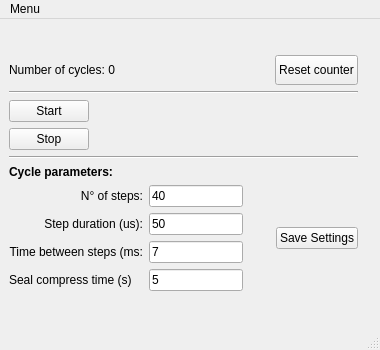
<?xml version="1.0" encoding="UTF-8"?>
<ui version="4.0">
 <class>MainWindow</class>
 <widget class="QMainWindow" name="MainWindow">
  <property name="geometry">
   <rect>
    <x>0</x>
    <y>0</y>
    <width>380</width>
    <height>350</height>
   </rect>
  </property>
  <property name="minimumSize">
   <size>
    <width>380</width>
    <height>350</height>
   </size>
  </property>
  <property name="windowTitle">
   <string>Seal Compressor v1.0.0</string>
  </property>
  <widget class="QWidget" name="centralwidget">
   <layout class="QHBoxLayout" name="horizontalLayout_5">
    <item>
     <layout class="QVBoxLayout" name="verticalLayout_2">
      <property name="sizeConstraint">
       <enum>QLayout::SetMinimumSize</enum>
      </property>
      <item>
       <spacer name="verticalSpacer">
        <property name="orientation">
         <enum>Qt::Vertical</enum>
        </property>
        <property name="sizeHint" stdset="0">
         <size>
          <width>20</width>
          <height>40</height>
         </size>
        </property>
       </spacer>
      </item>
      <item>
       <layout class="QHBoxLayout" name="horizontalLayout">
        <property name="sizeConstraint">
         <enum>QLayout::SetMinimumSize</enum>
        </property>
        <item>
         <widget class="QLabel" name="label">
          <property name="sizePolicy">
           <sizepolicy hsizetype="Expanding" vsizetype="Fixed">
            <horstretch>0</horstretch>
            <verstretch>0</verstretch>
           </sizepolicy>
          </property>
          <property name="minimumSize">
           <size>
            <width>0</width>
            <height>30</height>
           </size>
          </property>
          <property name="text">
           <string>Number of cycles: 0</string>
          </property>
         </widget>
        </item>
        <item>
         <widget class="QPushButton" name="buttonReset">
          <property name="sizePolicy">
           <sizepolicy hsizetype="Fixed" vsizetype="Fixed">
            <horstretch>0</horstretch>
            <verstretch>0</verstretch>
           </sizepolicy>
          </property>
          <property name="minimumSize">
           <size>
            <width>50</width>
            <height>30</height>
           </size>
          </property>
          <property name="text">
           <string>Reset counter</string>
          </property>
         </widget>
        </item>
       </layout>
      </item>
      <item>
       <widget class="Line" name="line">
        <property name="orientation">
         <enum>Qt::Horizontal</enum>
        </property>
       </widget>
      </item>
      <item>
       <layout class="QHBoxLayout" name="horizontalLayout_2">
        <item>
         <layout class="QVBoxLayout" name="verticalLayout">
          <item>
           <widget class="QPushButton" name="buttonStart">
            <property name="sizePolicy">
             <sizepolicy hsizetype="Fixed" vsizetype="Fixed">
              <horstretch>0</horstretch>
              <verstretch>0</verstretch>
             </sizepolicy>
            </property>
            <property name="text">
             <string>Start</string>
            </property>
           </widget>
          </item>
          <item>
           <widget class="QPushButton" name="buttonStop">
            <property name="sizePolicy">
             <sizepolicy hsizetype="Fixed" vsizetype="Fixed">
              <horstretch>0</horstretch>
              <verstretch>0</verstretch>
             </sizepolicy>
            </property>
            <property name="text">
             <string>Stop</string>
            </property>
           </widget>
          </item>
         </layout>
        </item>
        <item>
         <spacer name="horizontalSpacer">
          <property name="orientation">
           <enum>Qt::Horizontal</enum>
          </property>
          <property name="sizeHint" stdset="0">
           <size>
            <width>40</width>
            <height>20</height>
           </size>
          </property>
         </spacer>
        </item>
       </layout>
      </item>
      <item>
       <widget class="Line" name="line_2">
        <property name="orientation">
         <enum>Qt::Horizontal</enum>
        </property>
       </widget>
      </item>
      <item>
       <widget class="QLabel" name="label_2">
        <property name="text">
         <string>&lt;html&gt;&lt;head/&gt;&lt;body&gt;&lt;p&gt;&lt;span style=&quot; font-weight:600;&quot;&gt;Cycle parameters:&lt;/span&gt;&lt;/p&gt;&lt;/body&gt;&lt;/html&gt;</string>
        </property>
       </widget>
      </item>
      <item>
       <layout class="QHBoxLayout" name="horizontalLayout_3">
        <item>
         <layout class="QVBoxLayout" name="verticalLayout_4">
          <item>
           <widget class="QLabel" name="label_3">
            <property name="layoutDirection">
             <enum>Qt::LeftToRight</enum>
            </property>
            <property name="text">
             <string>N° of steps:</string>
            </property>
            <property name="alignment">
             <set>Qt::AlignRight|Qt::AlignTrailing|Qt::AlignVCenter</set>
            </property>
           </widget>
          </item>
          <item>
           <widget class="QLabel" name="label_4">
            <property name="text">
             <string>Step duration (us):</string>
            </property>
            <property name="alignment">
             <set>Qt::AlignRight|Qt::AlignTrailing|Qt::AlignVCenter</set>
            </property>
           </widget>
          </item>
          <item>
           <widget class="QLabel" name="label_5">
            <property name="text">
             <string>Time between steps (ms:</string>
            </property>
            <property name="alignment">
             <set>Qt::AlignRight|Qt::AlignTrailing|Qt::AlignVCenter</set>
            </property>
           </widget>
          </item>
          <item>
           <widget class="QLabel" name="label_6">
            <property name="text">
             <string>Seal compress time (s)</string>
            </property>
           </widget>
          </item>
         </layout>
        </item>
        <item>
         <layout class="QVBoxLayout" name="verticalLayout_3">
          <item>
           <widget class="QLineEdit" name="lineEditSteps">
            <property name="text">
             <string>40</string>
            </property>
           </widget>
          </item>
          <item>
           <widget class="QLineEdit" name="lineEditStepWidth">
            <property name="text">
             <string>50</string>
            </property>
           </widget>
          </item>
          <item>
           <widget class="QLineEdit" name="lineEditPeriod">
            <property name="text">
             <string>7</string>
            </property>
           </widget>
          </item>
          <item>
           <widget class="QLineEdit" name="lineEditCompressTime">
            <property name="text">
             <string>5</string>
            </property>
           </widget>
          </item>
         </layout>
        </item>
        <item>
         <spacer name="horizontalSpacer_2">
          <property name="orientation">
           <enum>Qt::Horizontal</enum>
          </property>
          <property name="sizeHint" stdset="0">
           <size>
            <width>40</width>
            <height>20</height>
           </size>
          </property>
         </spacer>
        </item>
        <item>
         <widget class="QPushButton" name="buttonSave">
          <property name="text">
           <string>Save Settings</string>
          </property>
         </widget>
        </item>
       </layout>
      </item>
      <item>
       <spacer name="verticalSpacer_2">
        <property name="orientation">
         <enum>Qt::Vertical</enum>
        </property>
        <property name="sizeHint" stdset="0">
         <size>
          <width>20</width>
          <height>40</height>
         </size>
        </property>
       </spacer>
      </item>
     </layout>
    </item>
    <item>
     <spacer name="horizontalSpacer_3">
      <property name="orientation">
       <enum>Qt::Horizontal</enum>
      </property>
      <property name="sizeType">
       <enum>QSizePolicy::Expanding</enum>
      </property>
      <property name="sizeHint" stdset="0">
       <size>
        <width>40</width>
        <height>20</height>
       </size>
      </property>
     </spacer>
    </item>
   </layout>
  </widget>
  <widget class="QMenuBar" name="menubar">
   <property name="geometry">
    <rect>
     <x>0</x>
     <y>0</y>
     <width>380</width>
     <height>27</height>
    </rect>
   </property>
   <widget class="QMenu" name="menuMenu">
    <property name="title">
     <string>Menu</string>
    </property>
    <addaction name="actionQuit"/>
    <addaction name="actionAbout"/>
   </widget>
   <addaction name="menuMenu"/>
  </widget>
  <widget class="QStatusBar" name="statusbar"/>
  <action name="actionQuit">
   <property name="text">
    <string>Quit</string>
   </property>
  </action>
  <action name="actionAbout">
   <property name="text">
    <string>About</string>
   </property>
  </action>
 </widget>
 <resources/>
 <connections/>
</ui>
